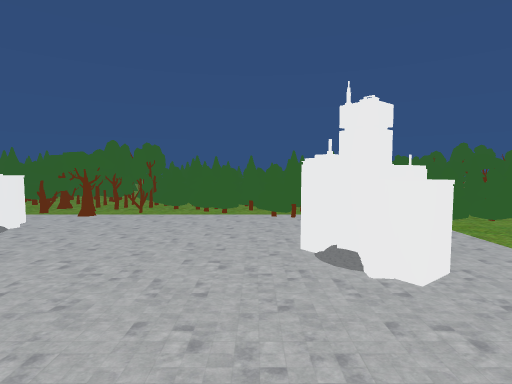
[1] (above)

24 first-person views from a walk through a 3-D level made in the Unity game engine. The camera is 1.2 m above the floor, tilts 4° down and sees 80° across. The floor is counted in squares, 1 m on a side. Each view is taken from the middle of a square. On the plan, view 1 faces up. The plan holds only what a view shows up to about 13 squares ahead; the rest is blank. The place goes on beyond the plan. The player character is not drawn.

[2]
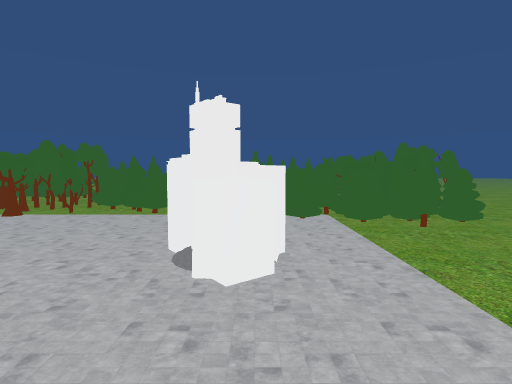

[3]
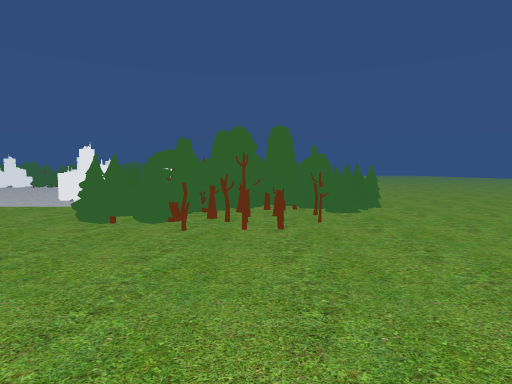

[4]
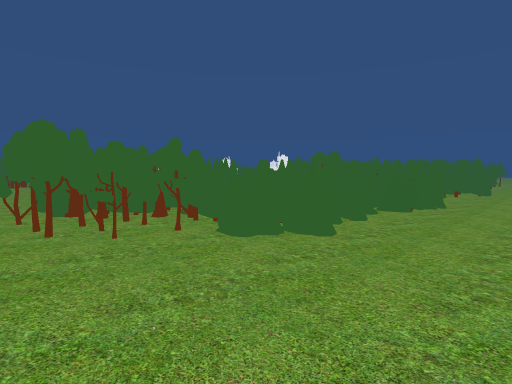

[5]
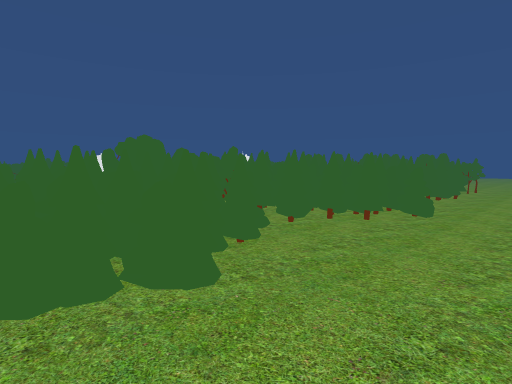

[6]
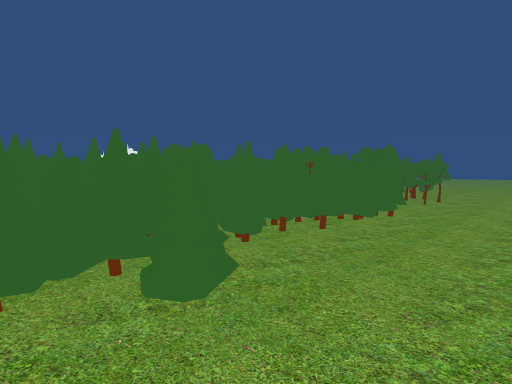

[7]
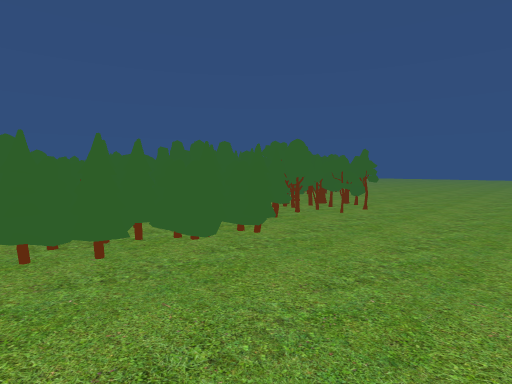

[8]
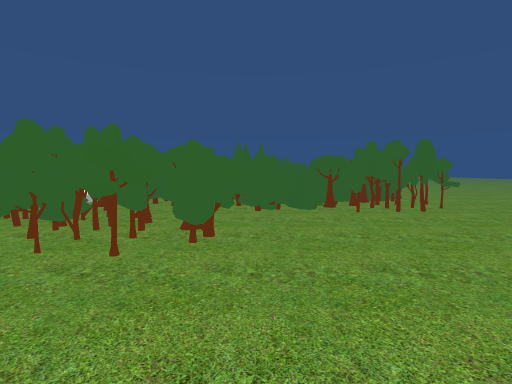

[9]
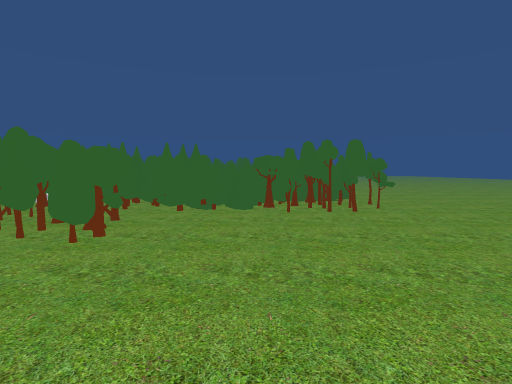

[10]
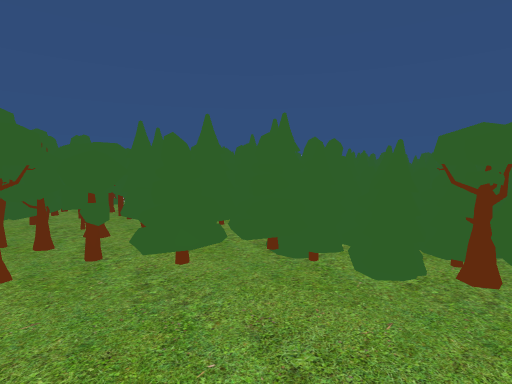

[11]
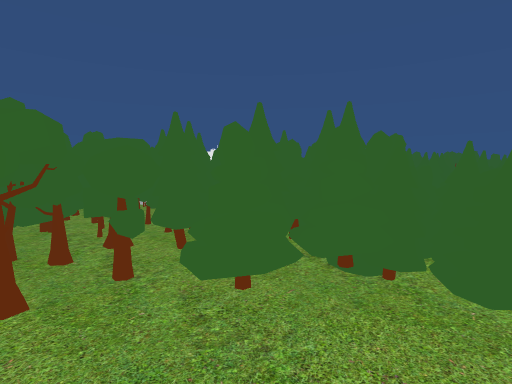

[12]
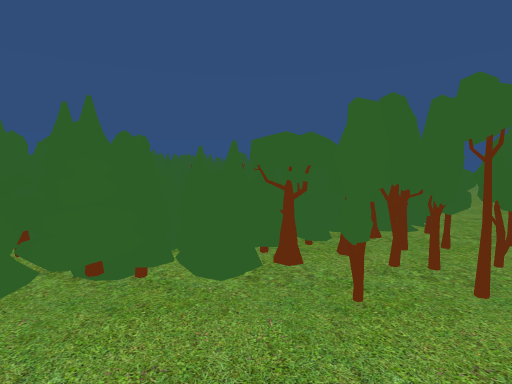

[13]
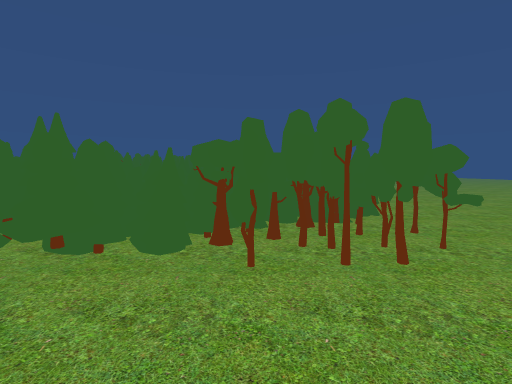

[14]
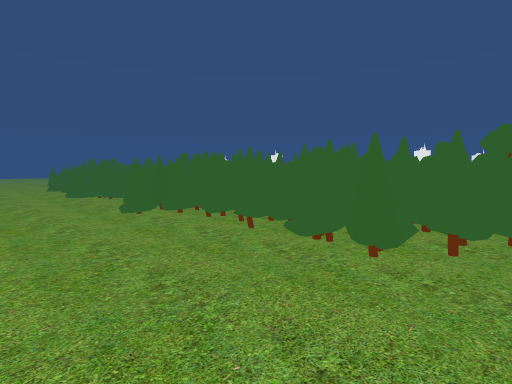

[15]
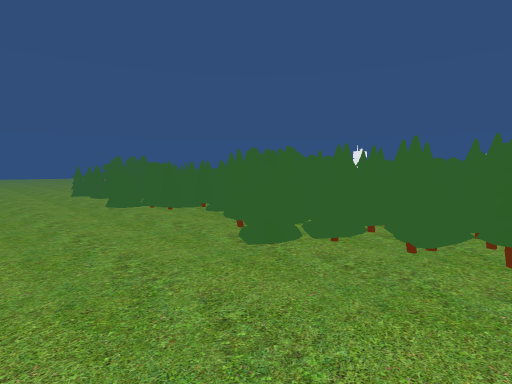

[16]
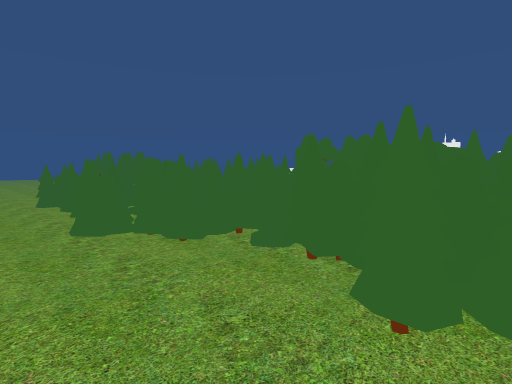

[17]
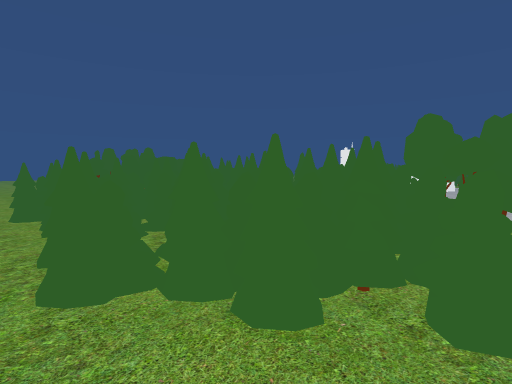

[18]
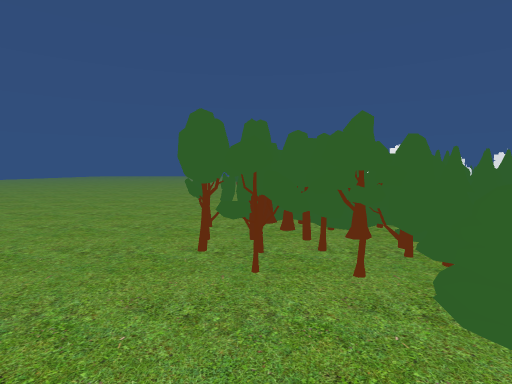

[19]
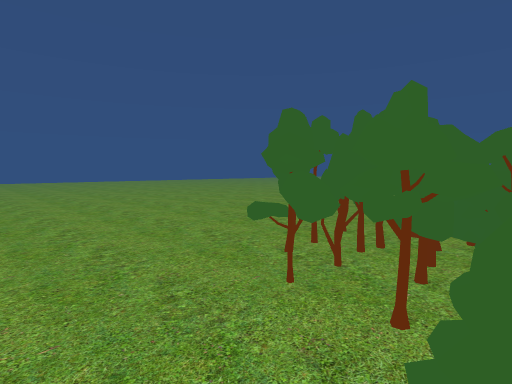

[20]
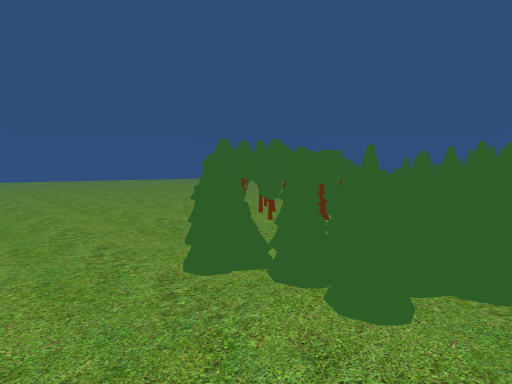

[21]
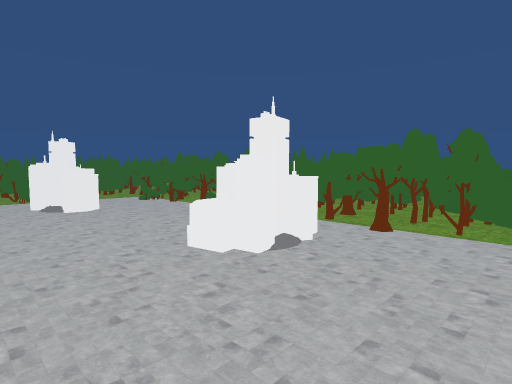

[22]
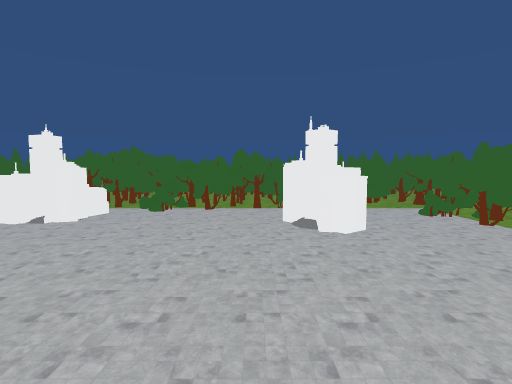

[23]
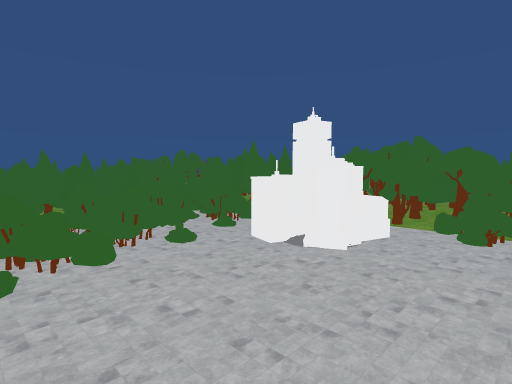

[24]
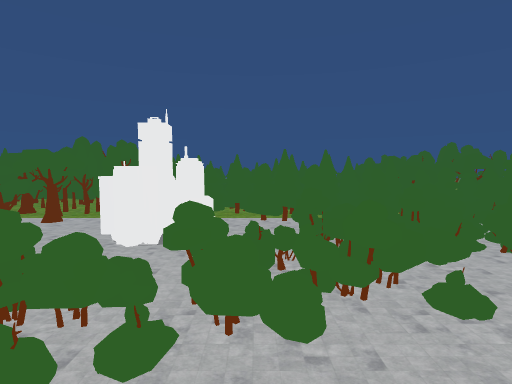

### Floor plan
Key: @ floor where view 1 was taken; . floor; T tree; B bush; O other object.
Columns run from 29 left of view 1 to 15 right of it. Each row starts with its distance up from view 1.
 19      . .    ............      .....
 18    .................................. .
 17   ....................................
 16   ...........................................
 15  ........TT...TT.T..TTT....TT..T.T...........
 14  ......TTTTTTTTTTTTTTTTT.TTTTTTTTTT..........
 13 ........TTTTTTTTTTTTTTTTTTTTTTTTTTTTT........
 12 .......TTTTTTTTTTTTT TTTTTT TTTTTTTTTT.......
 11 ....T..TTTTTTT TTTTTTTTTTTTTT  TTTTTTT.......
 10 .TTTTTTTTTTTTTT TTTT TTTTTTTTTTTTTTTTT.......
  9 .TTTTTTTTTTTTT TTTT    TTTTTTTTTTTTTTT.......
  8 .TTTTTTT T TTT.BTTT    TTT...TTTTTTTT........
  7 ..TTTTTT   TTT......    O...... .TTTT........
  6 .TTT TTT    TT........ OO...... ...T.........
  5   T  T  T       OO.....OO.....OO.............
  4        TT TTTO. OO............OO.............
  3       TTTT TTTT................O...    ......
  2        T   TTTT........... .......
  1         TT  TTT.......        ..
  0             TBB......        @ .
 -1         TTTTTT.O.....
 -2        OTTTTTT OO....
 -3           TTTT  O..B.O
 -4          O T   B.BOB..
 -5          O  TTTBBOBO...
 -6            TTTBB  B.OO..
 -7            TTTT  B..OOO.
 -8              TT BTTT.  TTT
 -9             TTTTTTTTT  TTTT
-10            TTTTTTTTTTT TTTT
-11            TTT  T T T   TT
-12             TTTT         TTT
-13               T

Positions as (right, up) in squares from view 1, and headings:
1: (0, 0), facing up
2: (2, 0), facing up
3: (14, 11), facing left
4: (9, 18), facing down-left
5: (0, 18), facing down-left
6: (-7, 18), facing down-left
7: (-11, 19), facing down-left
8: (-22, 19), facing down
9: (-24, 19), facing down
10: (-25, 13), facing down-right
11: (-24, 13), facing down-right
12: (-24, 13), facing down
13: (-25, 14), facing down
14: (-17, 19), facing down-right
15: (-12, 19), facing down-right
16: (-8, 17), facing down-right
17: (-5, 16), facing down-right
18: (7, 16), facing down
19: (5, 15), facing down-right
20: (1, 17), facing down-right
21: (-2, 2), facing up-left
22: (-6, 3), facing left
23: (-9, 1), facing down-left
24: (-10, -1), facing down
